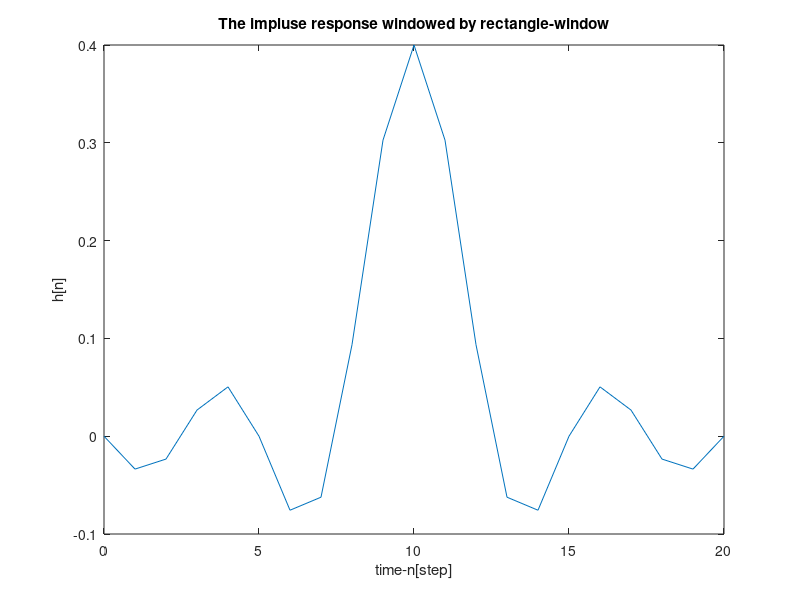
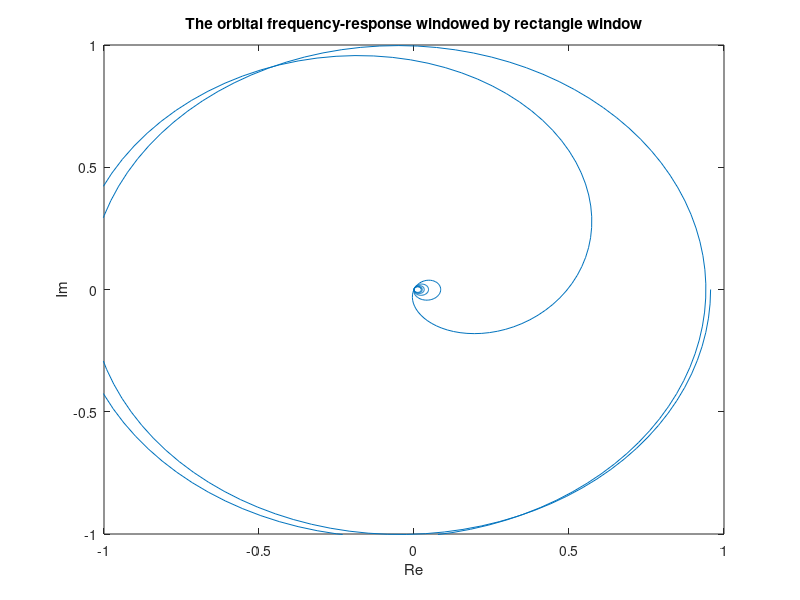
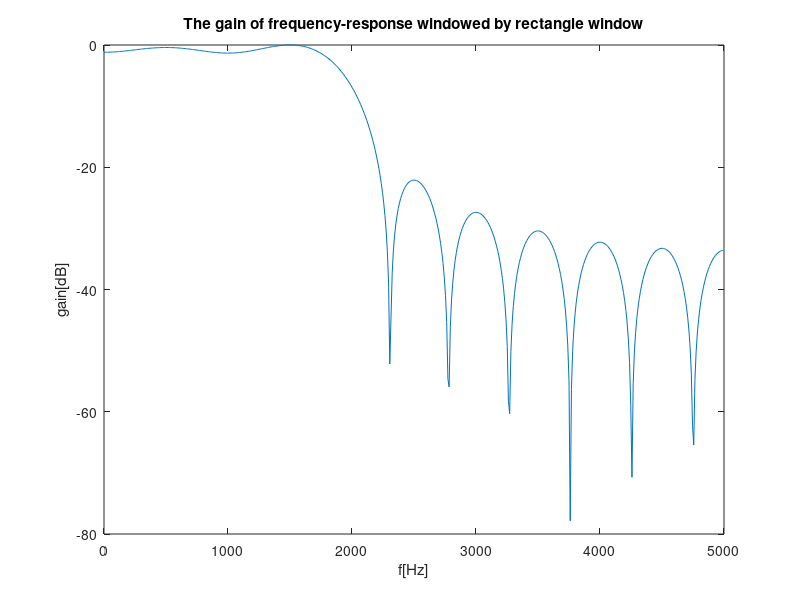
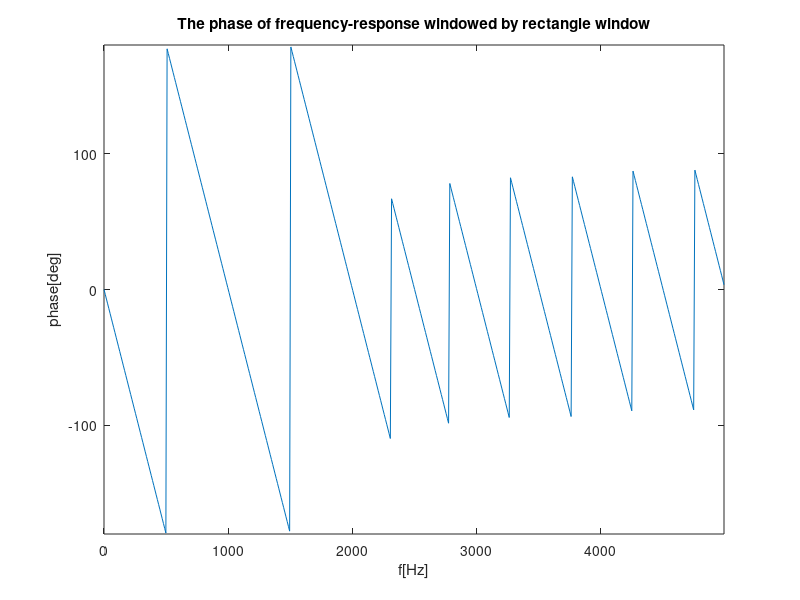

Source code (MATLAB) for these figures, in order:
% the order of low-pass filter
N = 20;

% the length of low-pass filter
M = N + 1;

% sampling frequency
fs = 10000;

% cut-off frequency
fc = 2000;

% the frequency ratio
r_f = fc/fs;

% the group delay is given by L / fs
L = 10;

% the time domain impluse signal
n = 0:1:M - 1; %time-step
h = 2*r_f*sinc(2*r_f*(n-L));

clf;
plot(n,h);
title("The impluse response windowed by rectangle-window");
xlabel("time-n[step]");
ylabel("h[n]");
print('impluse/Impluse_response_windowed_by_rectangle_window.png','-dpng');
hold off;

[H,w] = freqz(h,1);

plot(H);
title("The orbital frequency-response windowed by rectangle window");
axis([-1,1,-1,1]);
xlabel("Re");
ylabel("Im");
print('frequency/orbit/Orbital_frequency_response_windowed_by_rectangle_window.png','-dpng');
hold off

f = (fs*w)/(2*pi);

amp = abs(H);
gain_max = max(amp);
gain = 20*log10(amp/gain_max);

plot(f,gain);
title("The gain of frequency-response windowed by rectangle window");
xlabel("f[Hz]");
ylabel("gain[dB]");
print('frequency/gain/Gain_of_frequency_response_windowed_by_rectangle_window.png','-dpng');
hold off

phase = angle(H)/(pi/180);
plot(f,phase);
title("The phase of frequency-response windowed by rectangle window");
axis([-inf,inf,-180,180]);
xlabel("f[Hz]");
ylabel("phase[deg]");
print('frequency/phase/Phase_of_frequency_response_windowed_by_rectangle_window.png','-dpng');
